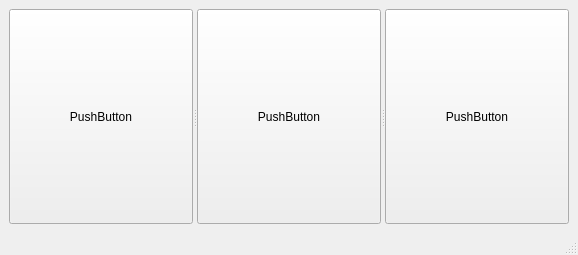
<?xml version="1.0" encoding="UTF-8"?>
<ui version="4.0">
 <class>MainWindow</class>
 <widget class="QMainWindow" name="MainWindow">
  <property name="geometry">
   <rect>
    <x>0</x>
    <y>0</y>
    <width>578</width>
    <height>255</height>
   </rect>
  </property>
  <property name="windowTitle">
   <string>MainWindow</string>
  </property>
  <widget class="QWidget" name="centralwidget">
   <layout class="QVBoxLayout" name="verticalLayout">
    <item>
     <widget class="QSplitter" name="splitter">
      <property name="orientation">
       <enum>Qt::Horizontal</enum>
      </property>
      <widget class="QPushButton" name="pushButton">
       <property name="text">
        <string>PushButton</string>
       </property>
      </widget>
      <widget class="QPushButton" name="pushButton_2">
       <property name="text">
        <string>PushButton</string>
       </property>
      </widget>
      <widget class="QPushButton" name="pushButton_3">
       <property name="text">
        <string>PushButton</string>
       </property>
      </widget>
     </widget>
    </item>
   </layout>
  </widget>
  <widget class="QMenuBar" name="menubar">
   <property name="geometry">
    <rect>
     <x>0</x>
     <y>0</y>
     <width>578</width>
     <height>22</height>
    </rect>
   </property>
  </widget>
  <widget class="QStatusBar" name="statusbar"/>
 </widget>
 <resources/>
 <connections/>
</ui>
